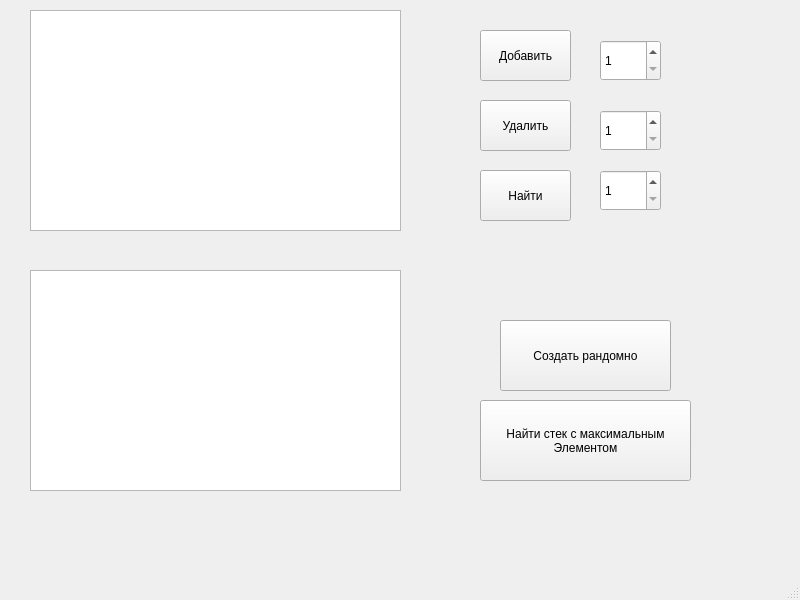
<?xml version="1.0" encoding="UTF-8"?>
<ui version="4.0">
 <class>MainWindow</class>
 <widget class="QMainWindow" name="MainWindow">
  <property name="geometry">
   <rect>
    <x>0</x>
    <y>0</y>
    <width>800</width>
    <height>600</height>
   </rect>
  </property>
  <property name="windowTitle">
   <string>MainWindow</string>
  </property>
  <widget class="QWidget" name="centralwidget">
   <widget class="QListWidget" name="listWidget">
    <property name="geometry">
     <rect>
      <x>30</x>
      <y>10</y>
      <width>371</width>
      <height>221</height>
     </rect>
    </property>
   </widget>
   <widget class="QPushButton" name="pushButton">
    <property name="geometry">
     <rect>
      <x>480</x>
      <y>30</y>
      <width>91</width>
      <height>51</height>
     </rect>
    </property>
    <property name="text">
     <string>Добавить</string>
    </property>
   </widget>
   <widget class="QSpinBox" name="spinBox">
    <property name="geometry">
     <rect>
      <x>600</x>
      <y>40</y>
      <width>61</width>
      <height>41</height>
     </rect>
    </property>
    <property name="minimum">
     <number>1</number>
    </property>
   </widget>
   <widget class="QPushButton" name="pushButton_2">
    <property name="geometry">
     <rect>
      <x>480</x>
      <y>100</y>
      <width>91</width>
      <height>51</height>
     </rect>
    </property>
    <property name="text">
     <string>Удалить</string>
    </property>
   </widget>
   <widget class="QSpinBox" name="spinBox_2">
    <property name="geometry">
     <rect>
      <x>600</x>
      <y>110</y>
      <width>61</width>
      <height>41</height>
     </rect>
    </property>
    <property name="minimum">
     <number>1</number>
    </property>
   </widget>
   <widget class="QPushButton" name="pushButton_3">
    <property name="geometry">
     <rect>
      <x>480</x>
      <y>170</y>
      <width>91</width>
      <height>51</height>
     </rect>
    </property>
    <property name="text">
     <string>Найти</string>
    </property>
   </widget>
   <widget class="QSpinBox" name="spinBox_3">
    <property name="geometry">
     <rect>
      <x>600</x>
      <y>170</y>
      <width>61</width>
      <height>41</height>
     </rect>
    </property>
    <property name="minimum">
     <number>1</number>
    </property>
   </widget>
   <widget class="QPushButton" name="pushButton_4">
    <property name="geometry">
     <rect>
      <x>500</x>
      <y>320</y>
      <width>171</width>
      <height>71</height>
     </rect>
    </property>
    <property name="text">
     <string>Создать рандомно</string>
    </property>
   </widget>
   <widget class="QListWidget" name="listWidget_2">
    <property name="geometry">
     <rect>
      <x>30</x>
      <y>270</y>
      <width>371</width>
      <height>221</height>
     </rect>
    </property>
   </widget>
   <widget class="QPushButton" name="pushButton_5">
    <property name="geometry">
     <rect>
      <x>480</x>
      <y>400</y>
      <width>211</width>
      <height>81</height>
     </rect>
    </property>
    <property name="text">
     <string>Найти стек с максимальным
Элементом</string>
    </property>
   </widget>
  </widget>
  <widget class="QMenuBar" name="menubar">
   <property name="geometry">
    <rect>
     <x>0</x>
     <y>0</y>
     <width>800</width>
     <height>25</height>
    </rect>
   </property>
  </widget>
  <widget class="QStatusBar" name="statusbar"/>
 </widget>
 <resources/>
 <connections/>
</ui>
